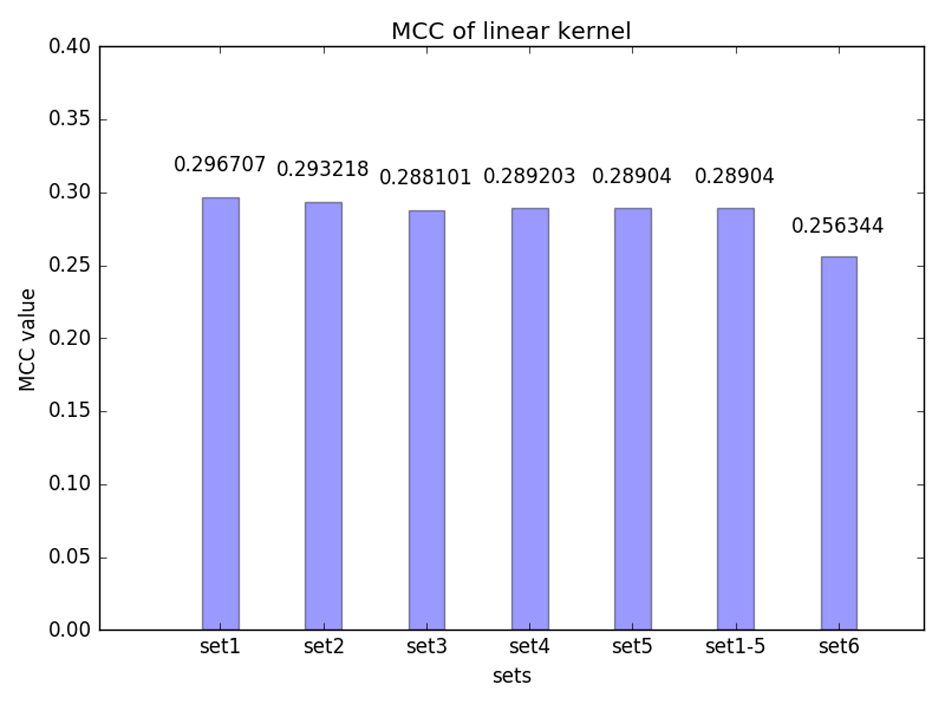

Here is the Python script that generated this plot:

import math
mcc=open('mcc_RBF0.txt','w')
i=1
tp = 0
fp = 0
tn = 0
fn = 0
while i<=5:
    setname=open('set'+str(i)+'.svm','r').read().splitlines()
    predname=open('set'+str(i)+'.svm0.pred','r').read().splitlines()
    for n in range(len(setname)):
        if setname[n][:2] == '+1' and float(predname[n])>0:
            tp=tp+1
        if setname[n][:2] == '+1' and float(predname[n])<0:
            fp=fp+1
        if setname[n][:2] == '-1' and float(predname[n])<0:
            tn=tn+1
        if setname[n][:2] == '-1' and float(predname[n])>0:
            fn=fn+1

    mcc.write('%0.6f'%(((tp*tn - fp*fn) / math.sqrt( (tp + fp)*(tp + fn)*(tn + fp)*(tn + fn) )))+'\n')
    i=i+1
mcc.close()


import numpy as np
import matplotlib.pyplot as plt
def autolabel(rects): 
    for rect in rects:
        height = rect.get_height()
        ax.text(rect.get_x() + rect.get_width()/2., 1.05*height,
                '%s' % float(height),
                ha='center', va='bottom')

means = open('mcc_RBF0.txt','r').read().splitlines()
means.append(open('mcc.txt','r').read().splitlines()[0])
means+=open('C:/Users/admin/Desktop/project/step5_trainset/set_6/mcc0.txt','r').read().splitlines()

fig, ax = plt.subplots()
index = np.arange(1,8,1)
bar_width = 0.35
error_config = {'ecolor': '0.3'}
rect = plt.bar(index, means, bar_width,
                 alpha=0.4,
                 color='b',
                 error_kw=error_config)
autolabel(rect)
plt.axis([0, 8, 0, 0.4])
plt.xlabel('sets')
plt.ylabel('MCC value')
plt.title('MCC of linear kernel')
plt.xticks(index + bar_width/2, ('set1', 'set2', 'set3', 'set4', 'set5', 'set1-5','set6'))
plt.tight_layout()
plt.show()
